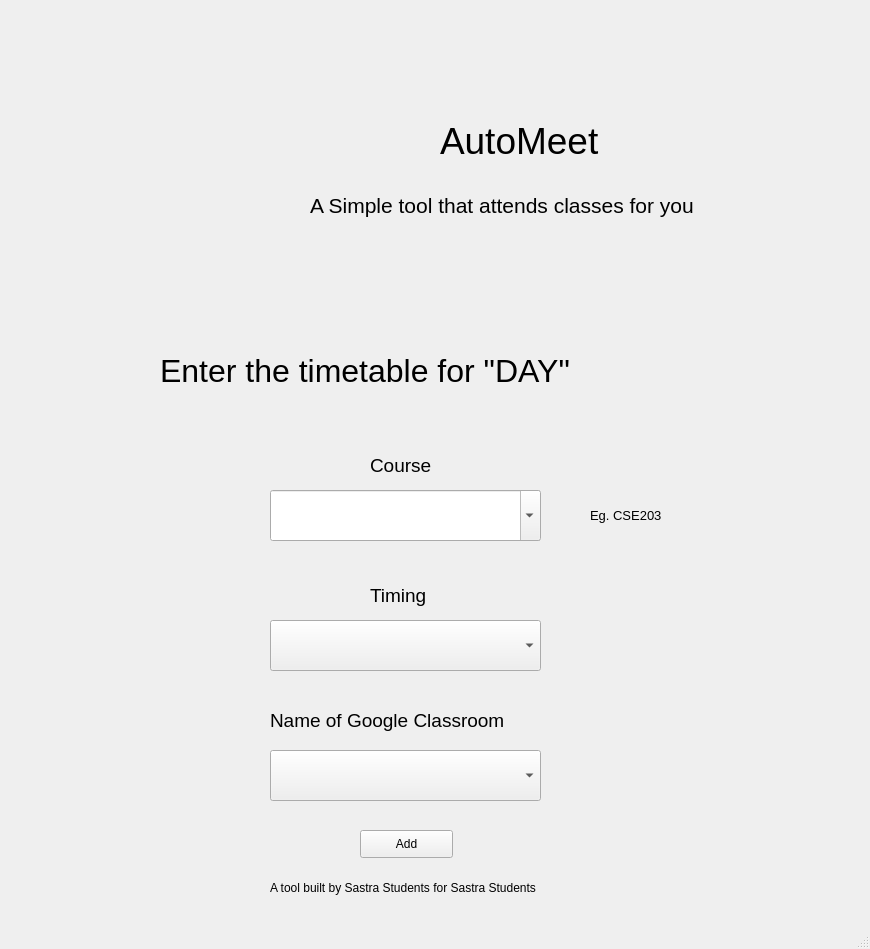
<?xml version="1.0" encoding="UTF-8"?>
<ui version="4.0">
 <class>MainWindow</class>
 <widget class="QMainWindow" name="MainWindow">
  <property name="geometry">
   <rect>
    <x>0</x>
    <y>0</y>
    <width>870</width>
    <height>949</height>
   </rect>
  </property>
  <property name="minimumSize">
   <size>
    <width>870</width>
    <height>949</height>
   </size>
  </property>
  <property name="maximumSize">
   <size>
    <width>870</width>
    <height>949</height>
   </size>
  </property>
  <property name="focusPolicy">
   <enum>Qt::TabFocus</enum>
  </property>
  <property name="windowTitle">
   <string>AutoMeet</string>
  </property>
  <widget class="QWidget" name="centralwidget">
   <widget class="QLabel" name="subtitle">
    <property name="geometry">
     <rect>
      <x>310</x>
      <y>180</y>
      <width>571</width>
      <height>51</height>
     </rect>
    </property>
    <property name="font">
     <font>
      <pointsize>16</pointsize>
     </font>
    </property>
    <property name="text">
     <string>A Simple tool that attends classes for you</string>
    </property>
   </widget>
   <widget class="QLabel" name="icon">
    <property name="geometry">
     <rect>
      <x>10</x>
      <y>10</y>
      <width>281</width>
      <height>351</height>
     </rect>
    </property>
    <property name="text">
     <string/>
    </property>
    <property name="pixmap">
     <pixmap>../automeet.png</pixmap>
    </property>
   </widget>
   <widget class="QLabel" name="title">
    <property name="geometry">
     <rect>
      <x>440</x>
      <y>110</y>
      <width>211</width>
      <height>61</height>
     </rect>
    </property>
    <property name="font">
     <font>
      <pointsize>28</pointsize>
     </font>
    </property>
    <property name="text">
     <string>AutoMeet</string>
    </property>
    <property name="textFormat">
     <enum>Qt::PlainText</enum>
    </property>
   </widget>
   <widget class="QComboBox" name="comboBox">
    <property name="geometry">
     <rect>
      <x>270</x>
      <y>490</y>
      <width>271</width>
      <height>51</height>
     </rect>
    </property>
    <property name="editable">
     <bool>true</bool>
    </property>
   </widget>
   <widget class="QLabel" name="dayname">
    <property name="geometry">
     <rect>
      <x>160</x>
      <y>340</y>
      <width>551</width>
      <height>61</height>
     </rect>
    </property>
    <property name="font">
     <font>
      <pointsize>24</pointsize>
     </font>
    </property>
    <property name="text">
     <string>Enter the timetable for &quot;DAY&quot;</string>
    </property>
   </widget>
   <widget class="QLabel" name="course_title">
    <property name="geometry">
     <rect>
      <x>370</x>
      <y>450</y>
      <width>81</width>
      <height>31</height>
     </rect>
    </property>
    <property name="font">
     <font>
      <pointsize>14</pointsize>
     </font>
    </property>
    <property name="text">
     <string>Course</string>
    </property>
   </widget>
   <widget class="QLabel" name="label">
    <property name="geometry">
     <rect>
      <x>590</x>
      <y>500</y>
      <width>111</width>
      <height>31</height>
     </rect>
    </property>
    <property name="font">
     <font>
      <pointsize>10</pointsize>
     </font>
    </property>
    <property name="text">
     <string>Eg. CSE203</string>
    </property>
   </widget>
   <widget class="QLabel" name="timing_title">
    <property name="geometry">
     <rect>
      <x>370</x>
      <y>580</y>
      <width>81</width>
      <height>31</height>
     </rect>
    </property>
    <property name="font">
     <font>
      <pointsize>14</pointsize>
     </font>
    </property>
    <property name="text">
     <string>Timing</string>
    </property>
   </widget>
   <widget class="QComboBox" name="comboBox_2">
    <property name="geometry">
     <rect>
      <x>270</x>
      <y>620</y>
      <width>271</width>
      <height>51</height>
     </rect>
    </property>
    <property name="editable">
     <bool>false</bool>
    </property>
   </widget>
   <widget class="QComboBox" name="comboBox_3">
    <property name="geometry">
     <rect>
      <x>270</x>
      <y>750</y>
      <width>271</width>
      <height>51</height>
     </rect>
    </property>
    <property name="editable">
     <bool>false</bool>
    </property>
   </widget>
   <widget class="QLabel" name="timing_title_2">
    <property name="geometry">
     <rect>
      <x>270</x>
      <y>710</y>
      <width>281</width>
      <height>21</height>
     </rect>
    </property>
    <property name="font">
     <font>
      <pointsize>14</pointsize>
     </font>
    </property>
    <property name="text">
     <string>Name of Google Classroom</string>
    </property>
   </widget>
   <widget class="QPushButton" name="pushButton">
    <property name="geometry">
     <rect>
      <x>360</x>
      <y>830</y>
      <width>93</width>
      <height>28</height>
     </rect>
    </property>
    <property name="text">
     <string>Add</string>
    </property>
   </widget>
   <widget class="QLabel" name="label_7">
    <property name="geometry">
     <rect>
      <x>270</x>
      <y>880</y>
      <width>291</width>
      <height>16</height>
     </rect>
    </property>
    <property name="text">
     <string>A tool built by Sastra Students for Sastra Students</string>
    </property>
   </widget>
  </widget>
  <widget class="QMenuBar" name="menubar">
   <property name="geometry">
    <rect>
     <x>0</x>
     <y>0</y>
     <width>870</width>
     <height>26</height>
    </rect>
   </property>
  </widget>
  <widget class="QStatusBar" name="statusbar"/>
 </widget>
 <resources/>
 <connections/>
</ui>
